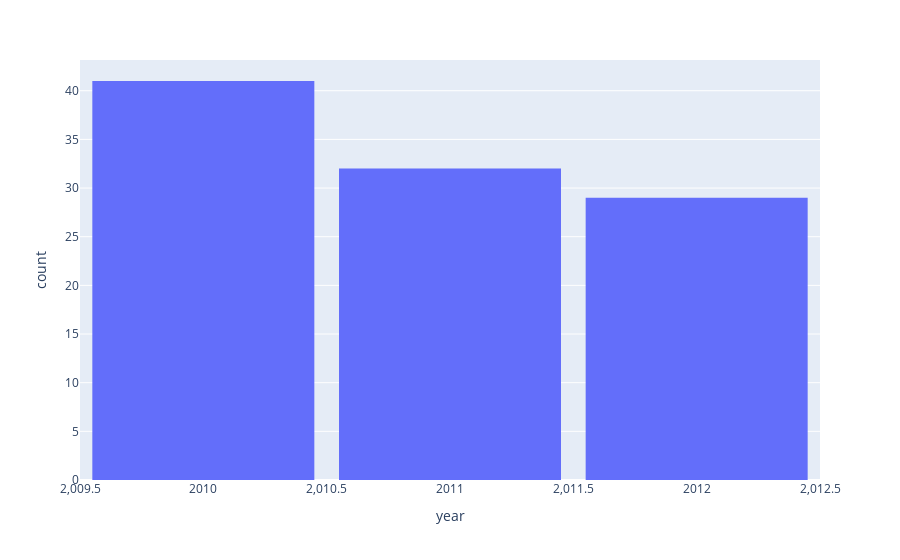
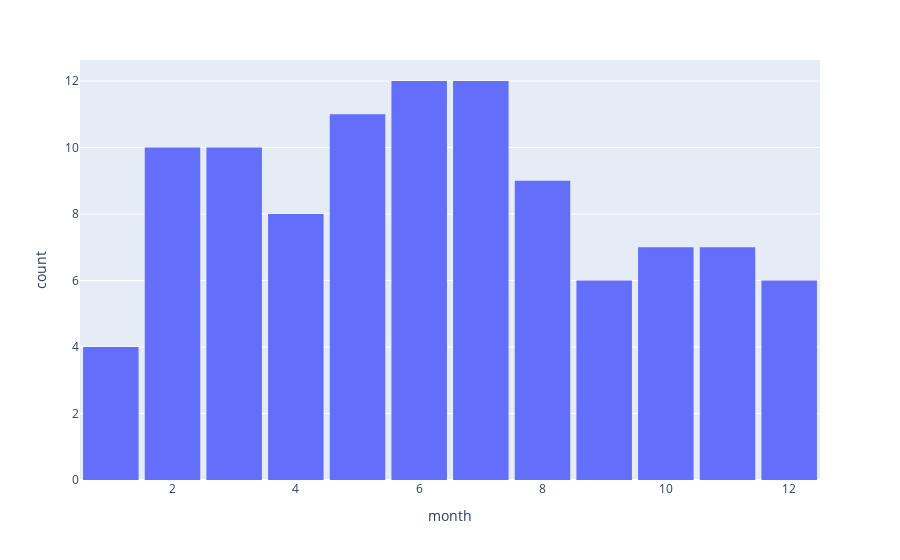
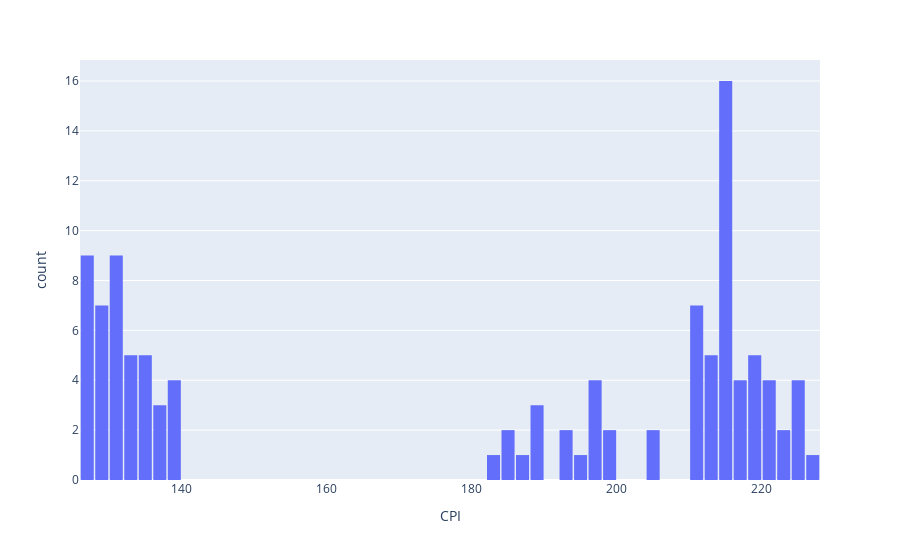

Source (notebook cell) for these figures, in order:
### Code cell
import plotly.express as px
fig = px.histogram(df, x="year", nbins=len(df['year'].unique()))
fig.update_layout(bargap=0.1)
fig.show()


fig = px.histogram(df, x="month", nbins=12)
fig.update_layout(bargap=0.1)
fig.show()


fig = px.histogram(df, x="CPI",nbins=100)
fig.update_layout(bargap=0.1)
fig.show()

### Figure 1 — Plotly figure (JSON) as saved in the notebook; plotly's stock layout.template omitted (floating-point values rounded to 4 significant figures)
{"data": [{"alignmentgroup": "True", "bingroup": "x", "hovertemplate": "year=%{x}<br>count=%{y}<extra></extra>", "legendgroup": "", "marker": {"color": "#636efa", "pattern": {"shape": ""}}, "name": "", "nbinsx": 4, "offsetgroup": "", "orientation": "v", "showlegend": false, "type": "histogram", "x": [2011, 2011, null, 2010, 2010, 2011, 2012, null, 2011, 2010, 2011, 2012, 2010, 2010, 2010, null, 2011, 2010, 2011, 2012, 2010, 2012, 2012, 2012, 2011, 2010, 2011, 2012, 2012, 2011, 2011, 2011, 2011, 2011, 2012, 2012, null, 2011, 2010, 2012, 2010, 2010, 2011, 2012, 2012, 2010, 2011, 2012, 2011, 2010, 2010, 2012, 2011, 2012, 2012, 2011, null, 2010, 2010, 2010, 2010, 2010, 2010, 2012, 2011, 2010, 2010, null, null, null, 2011, null, 2012, null, null, 2010, null, 2011, 2010, 2010, 2010, 2010, 2010, 2012, null, 2010, 2012, 2010, 2010, 2010, 2010, 2012, 2012, 2010, 2012, 2010, 2010, 2011, 2012, 2011, 2011, 2011, 2010, 2011, null, 2012, 2011, 2011, null, 2011, 2012, 2010, 2011, 2010, 2012, 2010, 2012], "xaxis": "x", "yaxis": "y"}], "layout": {"bargap": 0.1, "barmode": "relative", "legend": {"tracegroupgap": 0}, "margin": {"t": 60}, "xaxis": {"anchor": "y", "domain": [0, 1], "title": {"text": "year"}}, "yaxis": {"anchor": "x", "domain": [0, 1], "title": {"text": "count"}}}}

### Figure 2 — Plotly figure (JSON) as saved in the notebook; plotly's stock layout.template omitted (floating-point values rounded to 4 significant figures)
{"data": [{"alignmentgroup": "True", "bingroup": "x", "hovertemplate": "month=%{x}<br>count=%{y}<extra></extra>", "legendgroup": "", "marker": {"color": "#636efa", "pattern": {"shape": ""}}, "name": "", "nbinsx": 12, "offsetgroup": "", "orientation": "v", "showlegend": false, "type": "histogram", "x": [2, 3, null, 5, 5, 6, 2, null, 8, 10, 5, 3, 10, 4, 8, null, 12, 4, 5, 10, 3, 5, 10, 1, 5, 4, 8, 2, 2, 3, 9, 4, 6, 11, 4, 9, null, 8, 2, 2, 7, 7, 8, 3, 6, 11, 3, 7, 9, 8, 7, 2, 5, 3, 10, 12, null, 8, 2, 12, 12, 8, 6, 3, 11, 9, 11, null, null, null, 1, null, 5, null, null, 7, null, 7, 5, 3, 6, 7, 6, 1, null, 12, 6, 7, 2, 2, 12, 6, 1, 11, 4, 6, 9, 7, 9, 5, 6, 11, 7, 8, null, 3, 7, 7, null, 4, 5, 11, 10, 6, 10, 6, 4], "xaxis": "x", "yaxis": "y"}], "layout": {"bargap": 0.1, "barmode": "relative", "legend": {"tracegroupgap": 0}, "margin": {"t": 60}, "xaxis": {"anchor": "y", "domain": [0, 1], "title": {"text": "month"}}, "yaxis": {"anchor": "x", "domain": [0, 1], "title": {"text": "count"}}}}

### Figure 3 — Plotly figure (JSON) as saved in the notebook; plotly's stock layout.template omitted (floating-point values rounded to 4 significant figures)
{"data": [{"alignmentgroup": "True", "bingroup": "x", "hovertemplate": "CPI=%{x}<br>count=%{y}<extra></extra>", "legendgroup": "", "marker": {"color": "#636efa", "pattern": {"shape": ""}}, "name": "", "nbinsx": 100, "offsetgroup": "", "orientation": "v", "showlegend": false, "type": "histogram", "x": [214.8, 128.6, 214.6, 212.4, 126.2, 134.9, 213.0, 224.1, 219.1, 132.8, 192.8, 221.2, 126.2, 211.9, null, 131.5, null, 189.7, 216.5, 138.9, 131.9, 138.0, 131.1, null, 192.8, 126.6, 217.3, 196.9, null, 134.0, 219.7, 134.3, 129.1, 218.6, 138.0, 198.1, 222.4, 194.4, 211.2, 220.3, 211.9, 132.5, 215.5, 197.4, 131.0, 211.7, 185.0, 130.7, 129.5, 214.9, 212.9, 189.8, 185.9, 130.6, 224.0, 129.9, 127.2, 132.6, 214.4, null, 126.8, 211.6, 204.6, 137.6, 218.2, null, 215.4, 221.4, 223.9, 135.9, 211.1, 131.0, 225.2, 213.5, 215.2, 214.7, null, 186.1, 210.3, 214.7, 126.1, 126.1, 214.8, 219.4, 135.4, 126.8, 225.3, 132.6, null, 214.6, 204.6, 138.2, 130.3, 215.1, 197.7, 215.0, 214.9, 216.0, 198.1, 215.5, 134.9, 221.6, 189.5, 129.2, 138.2, 130.8, 129.2, 129.1, 126.1, 217.0, 197.6, 212.6, null, 214.5, 227.0, 182.4, 137.9], "xaxis": "x", "yaxis": "y"}], "layout": {"bargap": 0.1, "barmode": "relative", "legend": {"tracegroupgap": 0}, "margin": {"t": 60}, "xaxis": {"anchor": "y", "domain": [0, 1], "title": {"text": "CPI"}}, "yaxis": {"anchor": "x", "domain": [0, 1], "title": {"text": "count"}}}}
